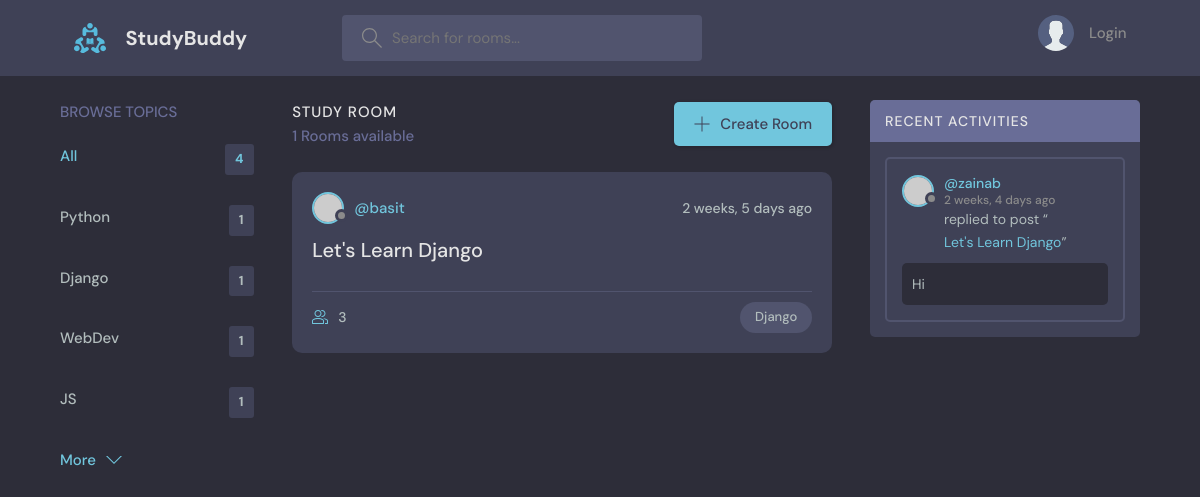
Screenshot of /?q=Django with the database file from the repository.
### base/models.py (models this page shows, shortened)
class Topic(models.Model):
    name = models.CharField(max_length=200)

class Room(models.Model):
    host = models.ForeignKey(User, on_delete=models.SET_NULL, null=True)
    topic = models.ForeignKey(Topic, on_delete=models.SET_NULL, null=True)
    name = models.CharField(max_length=200)
    description = models.TextField(null=True, blank = True)
    participants = models.ManyToManyField(User, related_name='participants', blank=True)
    updated = models.DateTimeField(auto_now=True)
    created = models.DateTimeField(auto_now_add=True)
    class Meta:
        ordering = ['-updated','-created']
    def __str__(self):
        return self.name

class Message(models.Model):
    user = models.ForeignKey(User, on_delete=models.CASCADE)
    room = models.ForeignKey(Room, on_delete=models.CASCADE)
    body = models.TextField()
    updated = models.DateTimeField(auto_now=True)
    created = models.DateTimeField(auto_now_add=True)
    class Meta:
        ordering = ['-updated','-created']
    def __str__(self):
        return self.body[0:50]

### base/views.py (the view)
# urls.py: path('', views.home, name="home"),
def home(request):
    q = request.GET.get('q') if request.GET.get('q') != None else ''
    rooms = Room.objects.filter(
        Q(topic__name__icontains=q) |
        Q(name__icontains = q) |
        Q(description__icontains=q) |
        Q(host__username__icontains=q)
    )
    topics = Topic.objects.all()
    room_count = rooms.count()
    room_messages = Message.objects.filter(Q(room__topic__name__icontains=q))
    context = {'rooms': rooms, 'topics':topics, 'room_count':room_count, 'room_messages': room_messages}
    return render(request, 'base/home.html', context )

### base/templates/base/home.html (shortened to what this page needs)
{% extends 'main.html' %}
{% block content %}
<main class="layout layout--3">
  <div class="container">
    {% include 'base/topics_component.html' %}
    <div class="roomList">
      <div class="roomList__header">
        <div>
          <h2>Study Room</h2>
          <p>{{room_count}} Rooms available</p>
        </div>
        <a class="btn btn--main" href="create-room.html">
          <svg
            version="1.1"
            xmlns="http://www.w3.org/2000/svg"
            width="32"
            height="32"
            viewBox="0 0 32 32"
          >
            <title>add</title>
            <path
              d="M16.943 0.943h-1.885v14.115h-14.115v1.885h14.115v14.115h1.885v-14.115h14.115v-1.885h-14.115v-14.115z"
            ></path>
          </svg>
          Create Room
        </a>
      </div>
      {% include 'base/feed_component.html' %}
    </div>
    {% include 'base/activity_component.html' %}
  </div>
</main>
{% endblock %}

### base/templates/base/topics_component.html
<div class="topics">
  <div class="topics__header">
    <h2>Browse Topics</h2>
  </div>
  <ul class="topics__list">
    <li>
      <a href="{% url 'home' %}" class="active">All <span>{{topics.count}}</span></a>
    </li>
    {% for topic in topics %}
    <li>
      <a href="{% url 'home' %}?q={{topic.name}}">{{topic.name}} <span>{{topic.room_set.all.count}}</span></a>
    </li>
    {% endfor %}
  </ul>
  <a class="btn btn--link" href="topics.html">
    More
    <svg
      version="1.1"
      xmlns="http://www.w3.org/2000/svg"
      width="32"
      height="32"
      viewBox="0 0 32 32"
    >
      <title>chevron-down</title>
      <path d="M16 21l-13-13h-3l16 16 16-16h-3l-13 13z"></path>
    </svg>
  </a>
</div>

### base/templates/base/feed_component.html (shortened to what this page needs)
{% for room in rooms %}
<div class="roomListRoom">
    <div class="roomListRoom__header">
      <a href="{% url 'user-profile' room.host.id %}" class="roomListRoom__author">
        <div class="avatar avatar--small">
          <img src="https://randomuser.me/api/portraits/women/11.jpg" />
        </div>
        <span>@{{room.host.username}}</span>
      </a>
      <div class="roomListRoom__actions">
        <span>{{room.created|timesince}} ago</span>
      </div>
    </div>
    <div class="roomListRoom__content">
      <a href="{% url 'room' room.id %}">{{room.name}}</a>
    </div>
    <div class="roomListRoom__meta">
      <a href="{% url 'room' room.id %}" class="roomListRoom__joined">
        {{room.participants.all.count}}
      </a>
      <p class="roomListRoom__topic">{{room.topic.name}}</p>
    </div>
</div>
{% endfor %}

### base/templates/base/activity_component.html (shortened to what this page needs)
<div class="activities">
  <div class="activities__header">
    <h2>Recent Activities</h2>
  </div>
  {% for message in room_messages %}
  <div class="activities__box">
    <div class="activities__boxHeader roomListRoom__header">
      <a href="{% url 'user-profile' message.user.id %}" class="roomListRoom__author">
        <div class="avatar avatar--small">
          <img src="https://randomuser.me/api/portraits/women/11.jpg" />
        </div>
        <p>
          @{{message.user}}
          <span>{{message.created|timesince}} ago</span>
        </p>
      </a>
    </div>
    <div class="activities__boxContent">
      <p>replied to post “<a href="{% url 'room' message.room.id %}">{{message.room}}</a>”</p>
      <div class="activities__boxRoomContent">
        {{message}}
      </div>
    </div>
  </div>
  {% endfor %}
</div>

### rows the page displays
Topic: name "Python", room_set.all.count "1"
Topic: name "Django", room_set.all.count "1"
Topic: name "WebDev", room_set.all.count "1"
Topic: name "JS", room_set.all.count "1"
Room: host.username "basit", created "2 weeks, 5 days", name "Let's Learn Django", participants.all.count "3", topic.name "Django"
Message: user "zainab", created "2 weeks, 4 days", room "Let's Learn Django", body "Hi"

### other values shown
{{ topics.count }} "4"
{{ room_count }} "1"
